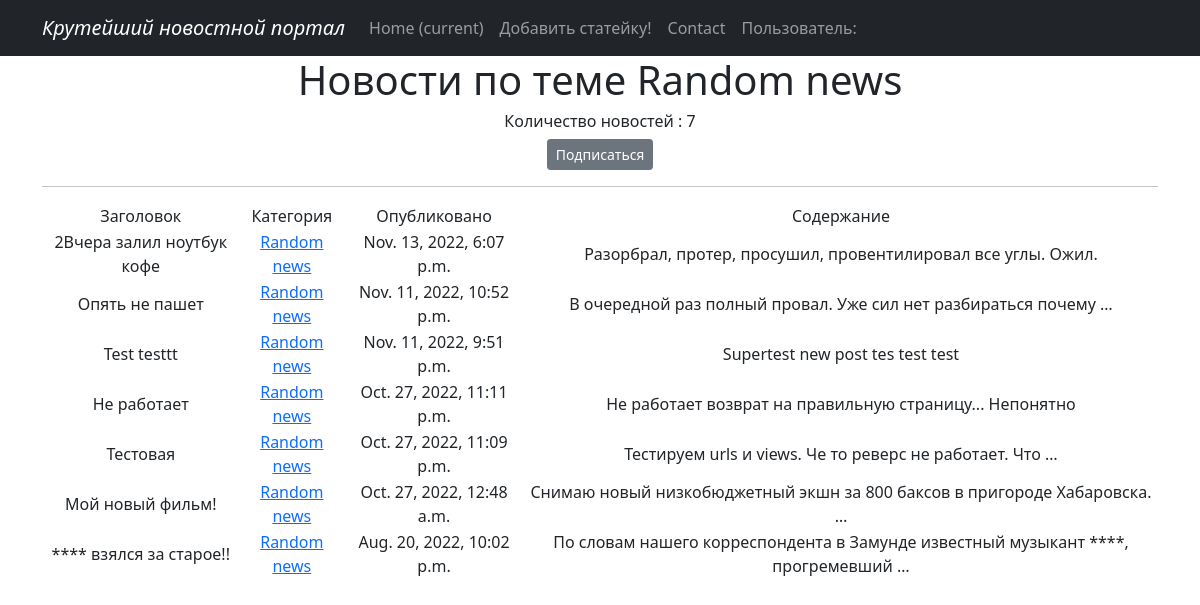
Screenshot of /news/categories/4 with the database file from the repository.
### News/models.py (models this page shows, shortened)
class Category(models.Model):
    category_name = models.CharField(max_length=255, unique = True, null=True, blank=True)
    subscribers = models.ManyToManyField(User, related_name ='categories')
    def __str__(self):
       return f'{self.category_name}'

class Post(models.Model):
    author = models.ForeignKey(Author, on_delete=models.CASCADE)
    post_time = models.DateTimeField(auto_now_add = True)
    post_type = models.CharField(max_length=3, choices = CHOICES, default = news)
    title = models.CharField(max_length=255)
    content = models.TextField()
    post_rating = models.IntegerField(default=0)
    category = models.ManyToManyField(Category, through = 'PostCategory')

### News/views.py (the view)
# urls.py: path('categories/<int:pk>', CategoryListView.as_view(), name = 'category_list'),
class CategoryListView(ListView):
    model = Post
    template_name = 'category_list.html'
    context_object_name = 'category_news_list'
    def get_queryset(self):
        self.category = get_object_or_404(Category, id=self.kwargs['pk'])
        queryset = Post.objects.filter(category = self.category).order_by('-post_time')
        return queryset
    def get_context_data(self, **kwargs):
        context = super().get_context_data(**kwargs)
        context['is_not_subscriber'] = self.request.user not in self.category.subscribers.all()
        context['category'] = self.category
        return context

### News/templatetags/custom_filters.py (called while the page is built)
@register.filter()
def cenzura(value):
    for word in Slovechki:
        value = value.replace(word, '*' * len(word))
    return value

### templates/category_list.html (shortened to what this page needs)
{% extends 'flatpages/default.html' %}
{% load custom_filters %}
{% load custom_tags %}
{% block content %}
   <h1>Новости по теме {{category.category_name}} </h1>
   <h6> Количество новостей : {{ category_news_list | length }} </h6>
    {% if is_not_subscriber %}
        <p class = 'text-center'><a href ="{% url 'subscribe' category.id %}" class = 'btn btn-secondary btn-sm'>Подписаться</a></p>
    {% endif %}
   <hr>
       <table>
           <tr>
               <td>Заголовок</td>
               <td>Категория </td>
               <td>Опубликовано</td>
               <td>Содержание</td>
           </tr>
           {% for Post in category_news_list %}
           <tr>
               <td>{{ Post.title | cenzura }}</td>
               <td> <a  href ="{% url 'category_list' category.id %}"> {{category}} </a> </td>
               <td>{{ Post.post_time }}</td>
               <td>{{ Post.content | truncatewords:10 | cenzura }}</td>
           </tr>
           {% endfor %}
       </table>
{% endblock content %}

### rows the page displays
Category: category_name "Random news"
Post: title|cenzura "2Вчера залил ноутбук кофе", post_time "Nov. 13, 2022, 6:07 p.m.", content|cenzura "Разорбрал, протер, просушил, провентилировал все углы. Ожил."
Post: title|cenzura "Опять не пашет", post_time "Nov. 11, 2022, 10:52 p.m.", content|cenzura "В очередной раз полный провал. Уже сил нет разбираться почему …"
Post: title|cenzura "Test testtt", post_time "Nov. 11, 2022, 9:51 p.m.", content|cenzura "Supertest new post tes test test"
Post: title|cenzura "Не работает", post_time "Oct. 27, 2022, 11:11 p.m.", content|cenzura "Не работает возврат на правильную страницу... Непонятно"
Post: title|cenzura "Тестовая", post_time "Oct. 27, 2022, 11:09 p.m.", content|cenzura "Тестируем urls и views. Че то реверс не работает. Что …"
Post: title|cenzura "Мой новый фильм!", post_time "Oct. 27, 2022, 12:48 a.m.", content|cenzura "Снимаю новый низкобюджетный экшн за 800 баксов в пригороде Хабаровска. …"
Post: title|cenzura "**** взялся за старое!!", post_time "Aug. 20, 2022, 10:02 p.m.", content|cenzura "По словам нашего корреспондента в Замунде известный музыкант ****, прогремевший …"

### other values shown
{{ category_news_list | length }} "7"
